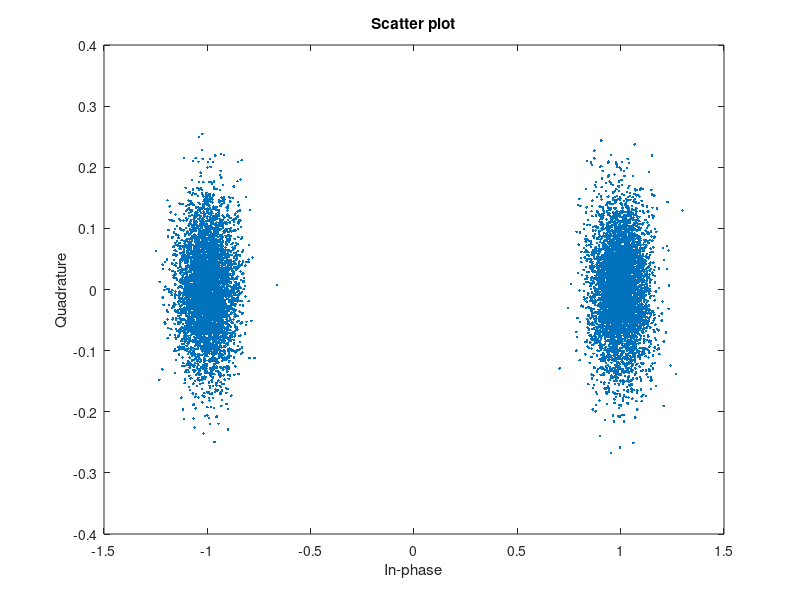
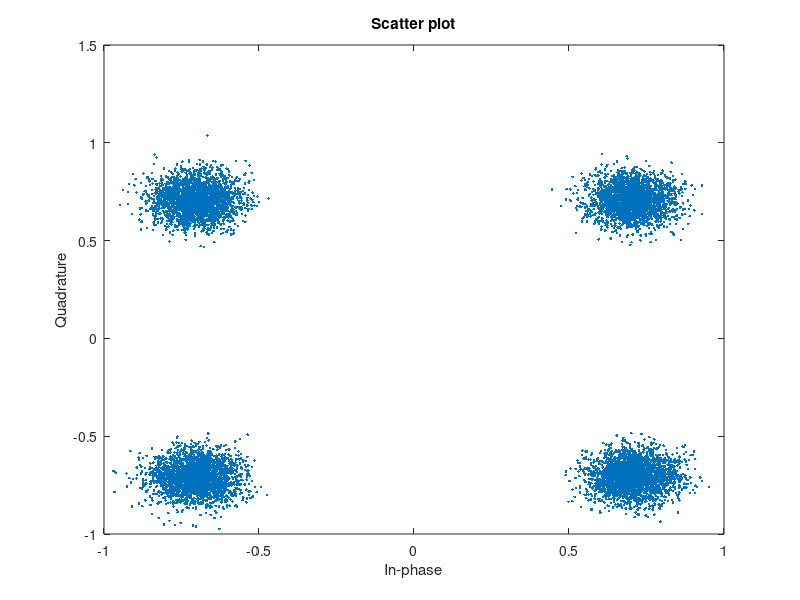
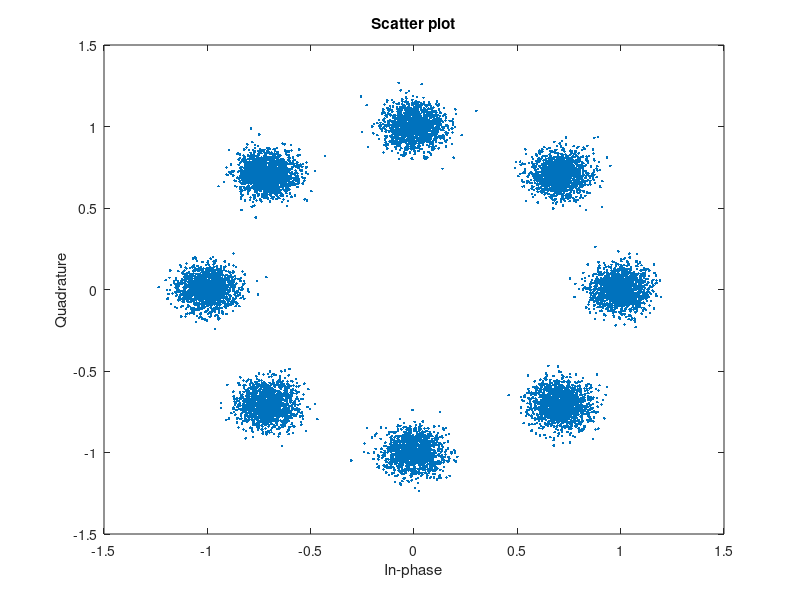
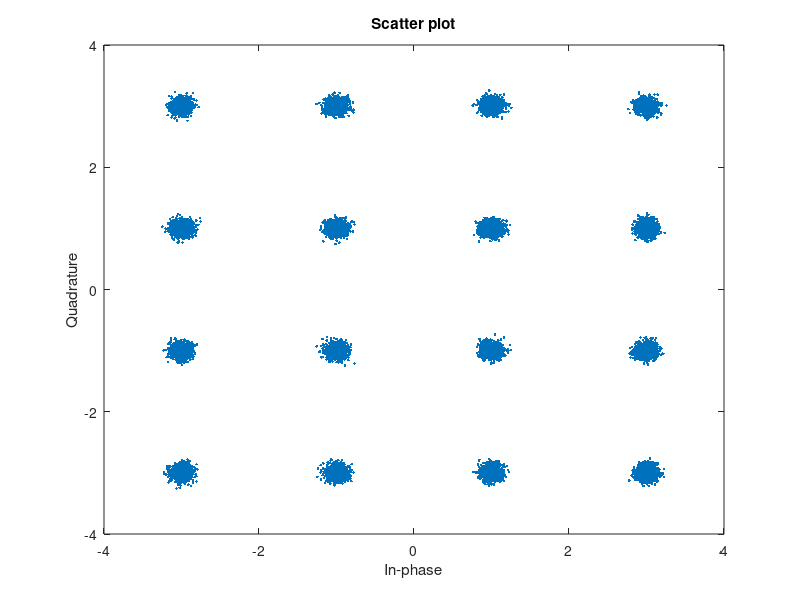

Recreate these plots in MATLAB, in order.
% V1.0.4
% update in V1.0.4  add noise integer in line 45

% update in V1.0.3 : delete the 16PSK to avoid complexity
%                    make no. of weight on each point
%                    in BPSK, QPSK, and 8PSK is 10:5:3
%                    therefore, the no. of total sample ratio will be
%                    10:10:12
%                    Actually, the ratio on each point should follow
%                    BPSK_W>8PSK_W, QPSK_W>8PSK_W, 4*8PSK_W>BPSK_W
%                    2*8PSK_W>QPSK_W

% update in V1.0.2 : use matlab max function to reduce codes
% directly generate 5 modulation methods constellation and weight
% chessboard (2PSK, 4PSK, 8PSK, 16PSK and 16QAM)
% problem: chessboard weight is 90 degree rotate, details in line 177

% update in V1.0.1 : add the no. of sample in line 20

clear;
clc;


int8 tmp_comp_R;
int8 tmp_comp_I;
int8 tmp_large_R;
int8 tmp_large_I;
int8 tmp_large;
%this 4 integers are for scales of constellation

int8 XY_scale;
%declare larger one between X and Y to decide the scale of constellation

double grid_scale;
%declare grid scare to measure the weights square

int8 XY_length;
%declare the length of X&Y, XY_length = XY_scale / grid_scale

int8 sample_no;
%declare the number of samples

%set the accuracy
grid_scale=1/4;

sample_no=1000;
noise=20;



%BPSK, QPSK, 8PSK and 16PSK constellation
for i=1:4

    M=2^i;

% Generate random data symbols, and then apply QPSK modulation.


    if (M==2)
       
        data = randi([0 M-1],10*sample_no,1);
        txSig = pskmod(data,M,0);

    elseif (M==4)
       
        data = randi([0 M-1],10*sample_no,1);
        txSig = pskmod(data,M,pi/M);
    elseif (M==8)
        
        data = randi([0 M-1],12*sample_no,1);
        txSig = pskmod(data,M,0);

    end
    
    
    %Pass the signal through white noise and plot its constellation.
    
    

    if i==1
        rxSig_2PSK = awgn(txSig,noise);
        scatterplot(rxSig_2PSK)
    elseif i==2
        rxSig_4PSK = awgn(txSig,noise);
        scatterplot(rxSig_4PSK)
    elseif i==3
        rxSig_8PSK = awgn(txSig,noise);
        scatterplot(rxSig_8PSK)        
    end
    

end


%16QAM constellation
M = 16;
refC = qammod(0:M-1,M);
data = randi([0 M-1],M*sample_no,1);
sym = qammod(data,M);
rxSig_16QAM = awgn(sym,noise);
scatterplot(rxSig_16QAM)

%above completed at 9:47 18/10/2022




%get the largest imaginary part and real part of the signal

tmp_large=[
    max(abs(real(rxSig_2PSK)))
    max(abs(real(rxSig_4PSK)))
    max(abs(real(rxSig_8PSK)))
    max(abs(real(rxSig_16QAM)))
    max(abs(imag(rxSig_2PSK)))
    max(abs(imag(rxSig_4PSK)))
    max(abs(imag(rxSig_8PSK)))
    max(abs(imag(rxSig_16QAM)))
];

XY_scale=round(max(tmp_large))+2;





%get the no. of grid in horizental and vertical
XY_length=XY_scale/grid_scale;

%array does not accept 0 or negatives, so we have to get all parts in
%positive
rxSig_2PSK_tmp=rxSig_2PSK+XY_scale+XY_scale*1i;
rxSig_4PSK_tmp=rxSig_4PSK+XY_scale+XY_scale*1i;
rxSig_8PSK_tmp=rxSig_8PSK+XY_scale+XY_scale*1i;
rxSig_16QAM_tmp=rxSig_16QAM+XY_scale+XY_scale*1i;


%set the weights arry
weights_2PSK=zeros(2*XY_length);
weights_4PSK=zeros(2*XY_length);
weights_8PSK=zeros(2*XY_length);
weights_16QAM=zeros(2*XY_length);


%Noted! X and Y in coordinates are different from C++


%use a*sample number, a is needed figure calculated
for b=1:10*sample_no 
    
    %if there is an point in the grid, then weight of this grade will +1
    weights_2PSK(round(real(rxSig_2PSK_tmp(b))/grid_scale),round(imag(rxSig_2PSK_tmp(b))/grid_scale))=weights_2PSK(round(real(rxSig_2PSK_tmp(b))/grid_scale),round(imag(rxSig_2PSK_tmp(b))/grid_scale))+1;
 
end

for b=1:10*sample_no 
    
    %if there is an point in the grid, then weight of this grade will +1
    weights_4PSK(round(real(rxSig_4PSK_tmp(b))/grid_scale),round(imag(rxSig_4PSK_tmp(b))/grid_scale))=weights_4PSK(round(real(rxSig_4PSK_tmp(b))/grid_scale),round(imag(rxSig_4PSK_tmp(b))/grid_scale))+1;
 
end

for b=1:12*sample_no 
    
    %if there is an point in the grid, then weight of this grade will +1
    weights_8PSK(round(real(rxSig_8PSK_tmp(b))/grid_scale),round(imag(rxSig_8PSK_tmp(b))/grid_scale))=weights_8PSK(round(real(rxSig_8PSK_tmp(b))/grid_scale),round(imag(rxSig_8PSK_tmp(b))/grid_scale))+1;
 
end

for b=1:16*sample_no 
    
    %if there is an point in the grid, then weight of this grade will +1
    weights_16QAM(round(real(rxSig_16QAM_tmp(b))/grid_scale),round(imag(rxSig_16QAM_tmp(b))/grid_scale))=weights_16QAM(round(real(rxSig_16QAM_tmp(b))/grid_scale),round(imag(rxSig_16QAM_tmp(b))/grid_scale))+1;
 
end



